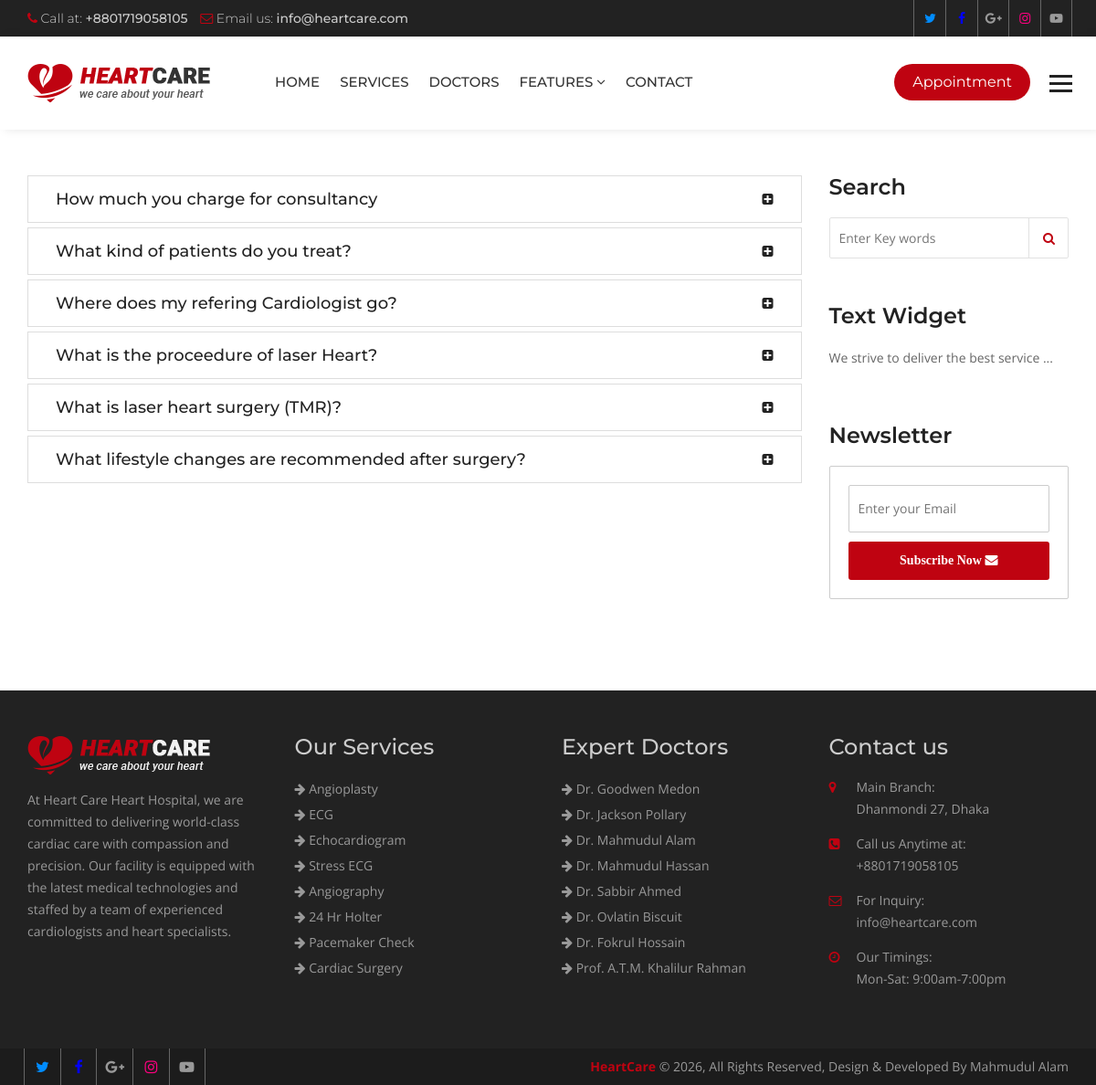
The page /faqs/ on the database its author committed.
### hospital/models.py (models this page shows, shortened)
class Faq(models.Model):
    question = models.CharField(max_length=120)
    answer = models.TextField()

class Service(models.Model):
    title = models.CharField(max_length=120)
    description = models.TextField()
    items = models.ManyToManyField(to='Item',)
    thumbnail = models.ImageField(upload_to='services/')
    cover = models.ImageField(upload_to='services/')
    image1 = models.ImageField(upload_to='services/', blank=True, null=True)
    image2 = models.ImageField(upload_to='services/', blank=True, null=True)
    doctors = models.ManyToManyField('Doctor', related_name="services")

class Doctor(models.Model):
    name = models.CharField(max_length=120)
    speciality = models.CharField(max_length=120)
    picture = models.ImageField(upload_to="doctors/")
    details = models.TextField()
    experience = models.TextField()
    expertize = models.ManyToManyField(to='Expertize', related_name='doctors')
    twitter = models.CharField(max_length=120, blank=True, null=True)
    facebook = models.CharField(max_length=120, blank=True, null=True)
    instagram = models.CharField(max_length=120, blank=True, null=True)

### hospital/views.py (the view)
# urls.py: path('faqs/', views.FaqListView.as_view(), name="faqs"),
class FaqListView(ListView):
    model = Faq
    template_name = 'hospital/faqs.html'
    context_object_name = 'faqs'
    def get_queryset(self):
        queryset = super().get_queryset()
        query = self.request.GET.get('q', '').strip()
        if query:
            queryset = queryset.filter(
                Q(question__icontains=query) | Q(answer__icontains=query)
            )
        return queryset
    def get_context_data(self, **kwargs):
        context = super().get_context_data(**kwargs)
        context['query'] = self.request.GET.get('q', '')
        return context

### hospital/context_processors.py (called while the page is built)
def footer_content(request):
    services = Service.objects.all()
    doctors = Doctor.objects.all()
    context = {
        'services': services,
        'doctors': doctors
    }
    return context

### templates/hospital/faqs.html (shortened to what this page needs)
{% extends 'base.html' %}
{% block maincontent %}
<div class="main-content">
  <section class="faqs">
    <div class="container">
      <div class="row">
        <div class="col-md-9">
          <div class="panel-group" id="accordion" role="tablist" aria-multiselectable="true">
            {% for faq in faqs %}
            <div class="panel panel-default">
              <div class="panel-heading" role="tab" id="heading{{ forloop.counter }}">
                <h4 class="panel-title">
                  <a class="collapsed" role="button" data-toggle="collapse"
                     data-parent="#accordion" href="#collapse{{ forloop.counter }}"
                     aria-expanded="false" aria-controls="collapse{{ forloop.counter }}">
                    {{ faq.question }}
                  </a>
                </h4>
              </div>
            </div>
            {% empty %}
              <p>No results found{% if query %} for "<strong>{{ query }}</strong>"{% endif %}.</p>
            {% endfor %}
          </div>
        </div>
        <aside class="col-md-3">
          <div class="sidebar">
            <div class="widget search-widget">
              <h3>Search</h3>
              <form class="search-form" method="get" action="{% url 'faqs' %}">
                <input
                  type="search"
                  name="q"
                  placeholder="Enter Key words"
                  value="{{ query|default:'' }}"
                >
                <button type="submit">
                  <i class="fa fa-search" aria-hidden="true"></i>
                </button>
              </form>
            </div>
            <div class="widget text-widget">
              <h3>Text Widget</h3>
              <p>We strive to deliver the best service ...</p>
            </div>
            <div class="widget newsletter-widget">
              <h3>Newsletter</h3>
              <form class="newsletter-form">
                <input placeholder="Enter your Email" type="email">
                <button type="submit">Subscribe Now <i class="fa fa-envelope" aria-hidden="true"></i></button>
              </form>
            </div>
          </div>
        </aside>
      </div>
    </div>
  </section>
</div>
{% endblock maincontent %}

### templates/partials/_footer.html
{% load static %}
<footer class="footer">
  <div class="footer-widgets">
    <div class="container">
      <div class="row">
        <div class="col-md-3 col-sm-6">
          <div class="widget"> <img class="ft-logo" src="{% static 'heartcare/images/footer-logo.png' %}" alt="">
            <p>At Heart Care Heart Hospital, we are committed to delivering world-class cardiac care with compassion and
              precision. Our facility is equipped with the latest medical technologies and staffed by a team of
              experienced cardiologists and heart specialists. </p>
          </div>
        </div>
        <div class="col-md-3 col-sm-6">
          <div class="widget">
            <h3>Our Services</h3>
            <ul>
              {% for service in services|slice:':8' %}
              <li><a href="{% url 'service_details' service.id %}"><i class="fa fa-arrow-right"></i>
                  {{service.title }}</a></li>
              {% endfor %}
            </ul>
          </div>
        </div>
        <div class="col-md-3 col-sm-6">
          <div class="widget">
            <h3>Expert Doctors</h3>
            <ul>
              {% for doctor in doctors|slice:':8' %}
              <li><a href="{% url 'doctor_details' doctor.id %}"><i class="fa fa-arrow-right"></i> {{ doctor.name }}</a>
              </li>
              {% endfor %}
            </ul>
          </div>
        </div>
        <div class="col-md-3 col-sm-6">
          <div class="widget">
            <h3>Contact us</h3>
            <address>
              <ul>
                <li> <span class="icon"><i class="fa fa-map-marker" aria-hidden="true"></i></span> <span
                    class="add-text"><strong>Main Branch:</strong> Dhanmondi 27, Dhaka</span> </li>
                <li> <span class="icon"><i class="fa fa-phone-square" aria-hidden="true"></i></span> <span
                    class="add-text"><strong>Call us Anytime at:</strong> +8801719058105</span> </li>
                <li> <span class="icon"><i class="fa fa-envelope-o" aria-hidden="true"></i></span> <span
                    class="add-text"><strong>For Inquiry:</strong> info@heartcare.com</span> </li>
                <li> <span class="icon"><i class="fa fa-clock-o" aria-hidden="true"></i></span> <span
                    class="add-text"><strong>Our Timings:</strong> Mon-Sat: 9:00am-7:00pm</span> </li>
              </ul>
            </address>
          </div>
        </div>
      </div>
    </div>
  </div>
  <div class="footer-cr">
    <div class="container">
      <div class="row">
        <div class="col-md-6">
          <div class="footer-social"> <a href="https://x.com/"><i class="fa fa-twitter" aria-hidden="true"></i></a>
            <a href="https://www.facebook.com/"><i class="fa fa-facebook" aria-hidden="true"></i></a> <a href="https://www.google.com/">
              <i class="fa fa-google-plus" aria-hidden="true"></i></a> <a href="https://www.instagram.com/"><i class="fa fa-instagram"
                aria-hidden="true"></i></a> <a href="https://www.youtube.com/"><i class="fa fa-youtube-play" aria-hidden="true"></i></a>
          </div>
        </div>
        <div class="col-md-6">
          <p><strong>HeartCare</strong> © {% now 'Y' %}, All Rights Reserved, Design & Developed By Mahmudul Alam</p>
        </div>
      </div>
    </div>
  </div>
</footer>

### static/heartcare/css/custom.css (style rules this page uses)
html body { font-family: 'Open Sans', sans-serif; color: #777777; font-size: 14px; }
p { line-height: 24px; }
body h1, body h2, body h3, body h4, body h5, body h6 { font-family: 'Montserrat', sans-serif; margin: 0px; }
body h3 { font-size: 24px; }
body h4 { font-size: 20px; }
.main-content { width: 100%; float: left; padding: 50px 0; }
.faqs .panel-default>.panel-heading { background: #ffffff none repeat scroll 0 0; border: 0 none; padding: 0 30px; position: relative; }
.faqs .panel-default>.panel-heading a { color: #222; display: block; }
.faqs .panel-default>.panel-heading a.collapsed { color: #222; }
.faqs .panel-default>.panel-heading a::after { color: #bf0311; content: "\f146"; font-family: FontAwesome; font-size: 14px; position: absolute; right: 30px; top: 0; }
.faqs .panel-default>.panel-heading a.collapsed::after { color: #222; content: "\f0fe"; font-family: FontAwesome; font-size: 14px; position: absolute; right: 30px; top: 0; }
.faqs .panel-default>.panel-heading h4 { font-weight: 500; line-height: 50px; font-size: 18px; }
.faqs .panel-default>.panel-heading h4 a { color: #bf0311; }
.faqs .panel-group .panel { border-radius: 0; box-shadow: none; }
.footer { width: 100%; float: left; background: #222222; padding: 50px 0 0 0; }
.footer .widget { width: 100%; float: left; margin: 0 0 50px; }
.footer .widget ul { margin: 0px; padding: 0px; list-style: none; }
.footer .widget li { line-height: 28px; color: #999999; }
.footer .widget a { color: #999; }
.footer .widget h3 { margin: 0 0 20px; color: #cccccc; line-height: 24px; }
.ft-logo { margin-bottom: 16px; max-width: 100%; height: auto; }
.footer .widget p { line-height: 24px; color: #999999; }
.footer .widget address li { float: left; line-height: 24px; margin-bottom: 14px; width: 100%; }
.widget address .icon { width: 30px; float: left; color: #bf0311; }
.widget address .add-text { float: left; width: 80%; }
.widget address .add-text>strong { display: block; font-weight: 400; }
.footer-cr { width: 100%; float: left; clear: both; background: #1c1c1c; }
.footer-cr p { margin: 0px; line-height: 40px; color: #999999; text-align: right; }
.footer-cr p strong { color: #bf0311; }
.footer-social a { border-left: 1px solid #666666; color: #999999; display: inline-block; font-size: 16px; line-height: 40px; margin-left: -4px; text-align: center; width: 40px; }
.footer-social a:last-child { border-right: 1px solid #666666; }
.sidebar .widget { float: left; margin-bottom: 50px; width: 100%; }
.sidebar .widget h3 { color: #222222; font-size: 24px; font-weight: 600; margin: 0 0 20px; }
.search-form { overflow: hidden; position: relative; width: 100%; }
.search-form input { border: 1px solid #e1e1e1; border-radius: 2px; height: 45px; padding: 0 10px; width: 100%; }
.search-form button { -moz-border-bottom-colors: none; -moz-border-left-colors: none; -moz-border-right-colors: none; -moz-border-top-colors: none; background: rgba(0, 0, 0, 0) none repeat scroll 0 0; border-color: currentcolor currentcolor currentcolor #e1e1e1; border-image: none; border-style: none none none solid; border-width: 0 0 0 1px; color: #666666; height: 45px; line-height: 45px; padding: 0 15px; position: absolute; right: 0; top: 0; }
.sidebar .text-widget p { color: #666666; line-height: 24px; }
.newsletter-form { background: #fff; border-radius: 2px; padding: 20px; border: 1px solid #ccc; }
.newsletter-form input { border: 1px solid #cccccc; border-radius: 2px; line-height: 50px; padding: 0 10px; width: 100%; }
.newsletter-form button { border: 0 none; border-radius: 3px; color: #ffffff; font-family: "Roboto Slab", serif; font-weight: 700; line-height: 40px; margin-top: 10px; text-align: center; width: 100%; }

### static/heartcare/css/doctor.css (style rules this page uses)
.fa-twitter { color: rgb(0, 140, 255); }
.fa-facebook { color: rgb(0, 0, 255); }
.fa-instagram { color: rgb(255, 0, 128); }

### rows shown on the page
Faq: question "How much you charge for consultancy"
Faq: question "What kind of patients do you treat?"
Faq: question "Where does my refering Cardiologist go?"
Faq: question "What is the proceedure of laser Heart?"
Faq: question "What is laser heart surgery (TMR)?"
Faq: question "What lifestyle changes are recommended after surgery?"
Service: title "Angioplasty"
Service: title "ECG"
Service: title "Echocardiogram"
Service: title "Stress ECG"
Service: title "Angiography"
Service: title "24 Hr Holter"
Service: title "Pacemaker Check"
Service: title "Cardiac Surgery"
Doctor: name "Dr. Goodwen Medon"
Doctor: name "Dr. Jackson Pollary"
Doctor: name "Dr. Mahmudul Alam"
Doctor: name "Dr. Mahmudul Hassan"
Doctor: name "Dr. Sabbir Ahmed"
Doctor: name "Dr. Ovlatin Biscuit"
Doctor: name "Dr. Fokrul Hossain"
Doctor: name "Prof. A.T.M. Khalilur Rahman"
